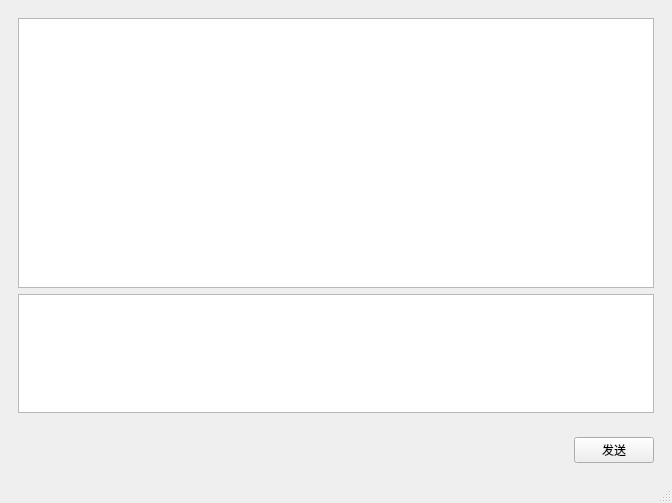
<?xml version="1.0" encoding="UTF-8"?>
<ui version="4.0">
 <class>MainWindow</class>
 <widget class="QMainWindow" name="MainWindow">
  <property name="geometry">
   <rect>
    <x>0</x>
    <y>0</y>
    <width>672</width>
    <height>503</height>
   </rect>
  </property>
  <property name="windowTitle">
   <string>AI小助手</string>
  </property>
  <widget class="QWidget" name="centralwidget">
   <layout class="QVBoxLayout" name="verticalLayout">
    <item>
     <widget class="QWidget" name="widget" native="true">
      <property name="minimumSize">
       <size>
        <width>0</width>
        <height>400</height>
       </size>
      </property>
      <layout class="QVBoxLayout" name="verticalLayout_2">
       <item>
        <widget class="QTextEdit" name="outputEdit">
         <property name="minimumSize">
          <size>
           <width>0</width>
           <height>270</height>
          </size>
         </property>
        </widget>
       </item>
       <item>
        <widget class="QTextEdit" name="inputEdit"/>
       </item>
      </layout>
     </widget>
    </item>
    <item>
     <widget class="QWidget" name="widget_2" native="true">
      <layout class="QHBoxLayout" name="horizontalLayout">
       <item>
        <spacer name="horizontalSpacer">
         <property name="orientation">
          <enum>Qt::Horizontal</enum>
         </property>
         <property name="sizeHint" stdset="0">
          <size>
           <width>538</width>
           <height>20</height>
          </size>
         </property>
        </spacer>
       </item>
       <item>
        <widget class="QPushButton" name="pushButton">
         <property name="text">
          <string>发送</string>
         </property>
        </widget>
       </item>
      </layout>
     </widget>
    </item>
   </layout>
  </widget>
  <widget class="QStatusBar" name="statusbar"/>
 </widget>
 <resources/>
 <connections/>
</ui>
